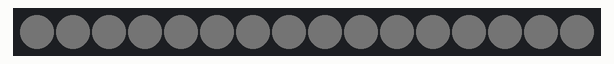
Simulated run of this sketch. Board: Arduino Uno, built with avr-gcc and run on an emulated ATmega328P. Parts: 16 RGB LEDs in strip order, left to right. Dim RGB values are drawn brighter than linear.

Above: at 0.1 s.
At 2.6 s:
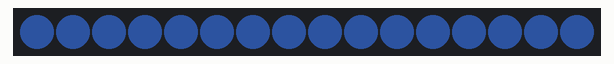
At 12.6 s:
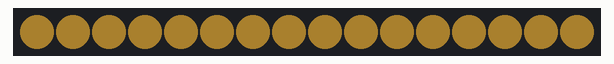
At 24.1 s:
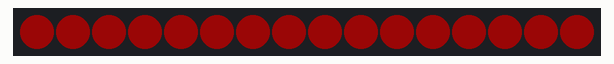
At 36.1 s:
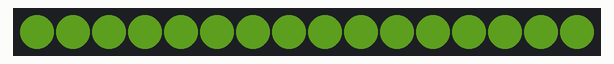

The sketch:

RGBW-16-for-loop.ino
```cpp
#include <Adafruit_NeoPixel.h>
#ifdef __AVR__
  #include <avr/power.h>
#endif

#define PIN 6

#define NUM_LEDS 16

#define BRIGHTNESS 50

Adafruit_NeoPixel strip = Adafruit_NeoPixel(NUM_LEDS, PIN, NEO_GRBW + NEO_KHZ800);


void setup() {
  Serial.begin(115200);
  strip.setBrightness(BRIGHTNESS);
  strip.begin();
  strip.show(); // Initialize all pixels to 'off'
}

// Initialize some variables for the void loop()
int red = 0, green= 0, blue = 0, white = 10;
int wait = 500;
int led = 0;
int i;

void loop() {

  for ( led = 0; led < 16; led++){
    strip.setPixelColor(led, red, green , blue, white);
  }//end of for loop
    strip.show();
    delay(wait);
    red = red + 8;
    green = green + 16;
    blue = blue + 32;
    white = white + 1;

    if (red > 255) red = 0;
    if (green > 255) green = 0;
    if (blue > 255) blue = 0;
    if (white > 50) white = 0;

    if (red < 0) red = 255;
    if (green  < 0) green = 255;
    if (blue < 0) blue = 255;
    if (white  < 0 ) white = 50;
}
```
